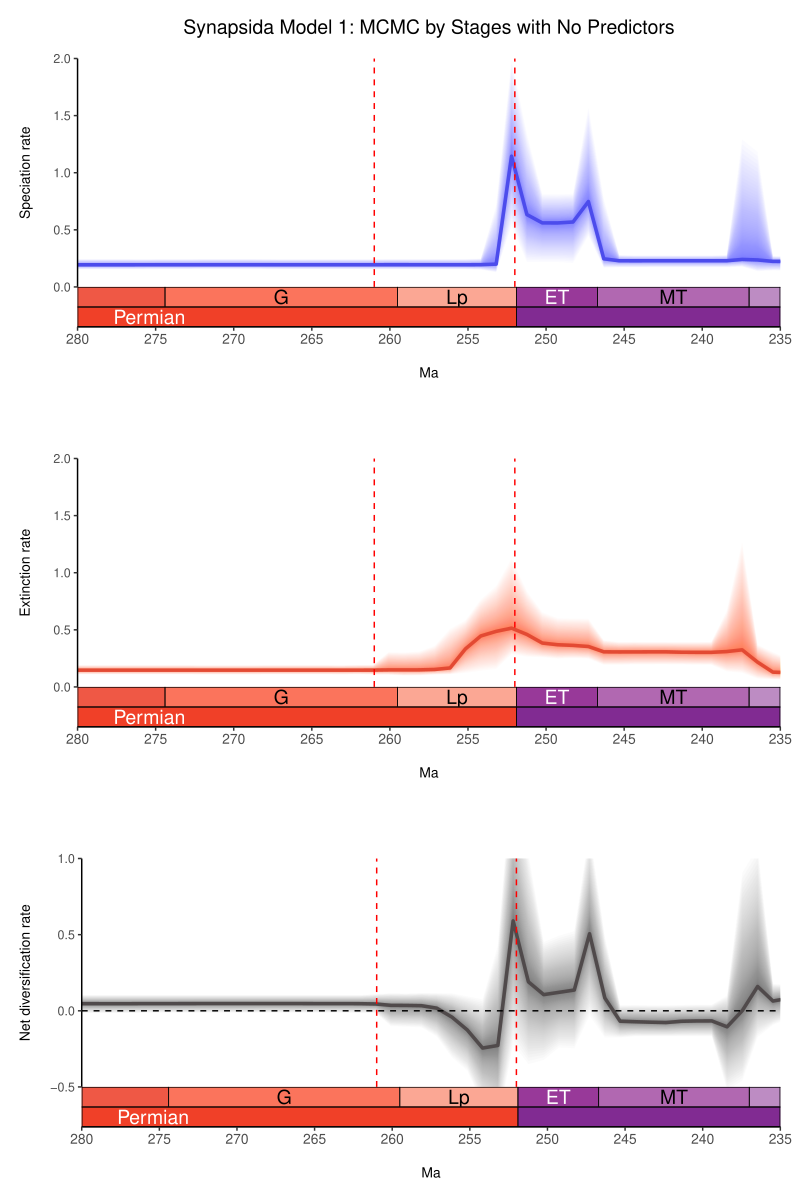

This figure's R source:
library(ggplot2)
library(scales)
library(gridExtra)
library(deeptime)
library(gtable)
library(grid)

##############  PREPPING DATA VECTORS, COPY IN THE PATH TO THE RTT SCRIPT
rtt_text <- readLines('/Volumes/My Passport/pt_diversity_rates/updated_occurrence_analyses/model_2_and_5/200_its/reptilia_terr_200/RTT_plots.r', warn = FALSE)

# Searching for NON-BDNN, NON-RJMCMC VECTORS
L_hpd_m95 <- grep("^\\s*L_hpd_m95\\s*=", rtt_text, value = TRUE)
L_hpd_M95 <- grep("^\\s*L_hpd_M95\\s*=", rtt_text, value = TRUE)
L_mean <- grep("^\\s*L_mean\\s*=", rtt_text, value = TRUE)
M_hpd_m95 <- grep("^\\s*M_hpd_m95\\s*=", rtt_text, value = TRUE)
M_hpd_M95 <- grep("^\\s*M_hpd_M95\\s*=", rtt_text, value = TRUE)
M_mean <- grep("^\\s*M_mean\\s*=", rtt_text, value = TRUE)
R_hpd_m95 <- grep("^\\s*R_hpd_m95\\s*=", rtt_text, value = TRUE)
R_hpd_M95 <- grep("^\\s*R_hpd_M95\\s*=", rtt_text, value = TRUE)
R_mean <- grep("^\\s*R_mean\\s*=", rtt_text, value = TRUE)
age <- grep("^\\s*age\\s*=", rtt_text, value = TRUE)

# Searching for BDNN VECTORS
time_vec <- grep("^\\s*time_vec\\s*=", rtt_text, value = TRUE)
sp_mean <- grep("^\\s*sp_mean\\s*=", rtt_text, value = TRUE)
ex_mean <- grep("^\\s*ex_mean\\s*=", rtt_text, value = TRUE)
div_mean <- grep("^\\s*div_mean\\s*=", rtt_text, value = TRUE)
sp_lwr <- grep("^\\s*sp_lwr\\s*=", rtt_text, value = TRUE)
ex_lwr <- grep("^\\s*ex_lwr\\s*=", rtt_text, value = TRUE)
div_lwr <- grep("^\\s*div_lwr\\s*=", rtt_text, value = TRUE)
sp_upr <- grep("^\\s*sp_upr\\s*=", rtt_text, value = TRUE)
ex_upr <- grep("^\\s*ex_upr\\s*=", rtt_text, value = TRUE)
div_upr <- grep("^\\s*div_upr\\s*=", rtt_text, value = TRUE)

# Search for RJMCMC VECTORS
time <- grep("^\\s*time\\s*=", rtt_text, value = TRUE)
rate <- grep("^\\s*rate\\s*=", rtt_text, value = TRUE)
minHPD <- grep("^\\s*minHPD\\s*=", rtt_text, value = TRUE)
maxHPD <- grep("^\\s*maxHPD\\s*=", rtt_text, value = TRUE)
# All the RJMCMC div vectors have net_ prefix
net_rate <- grep("^\\s*net_rate\\s*=", rtt_text, value = TRUE)  
net_minHPD <- grep("^\\s*net_minHPD\\s*=", rtt_text, value = TRUE)
net_maxHPD <- grep("^\\s*net_maxHPD\\s*=", rtt_text, value = TRUE)

# Execute NON-BDNN, NON-RJMCMC vectors only if all those vectors were found/exist
if (length(L_hpd_m95) > 0 && length(L_hpd_M95) > 0 && length(L_mean) > 0 &&
    length(M_hpd_m95) > 0 && length(M_hpd_M95) > 0 && length(M_mean) > 0 &&
    length(R_hpd_m95) > 0 && length(R_hpd_M95) > 0 && length(R_mean) > 0 &&
    length(age) > 0) {
  
  eval(parse(text = L_hpd_m95))
  eval(parse(text = L_hpd_M95))
  eval(parse(text = L_mean))
  eval(parse(text = M_hpd_m95))
  eval(parse(text = M_hpd_M95))
  eval(parse(text = M_mean))
  eval(parse(text = R_hpd_m95))
  eval(parse(text = R_hpd_M95))
  eval(parse(text = R_mean))
  eval(parse(text = age))
  
  print("Non-BDNN, Non-RJMCMC vectors loaded successfully.")
  
  # Execute BDNN vectors only if all those vectors were found/exist AND the first condition was not met
} else if (length(time_vec) > 0 && length(sp_mean) > 0 && length(ex_mean) > 0 &&
           length(div_mean) > 0 && length(sp_lwr) > 0 && length(ex_lwr) > 0 &&
           length(div_lwr) > 0 && length(sp_upr) > 0 && length(ex_upr) > 0 &&
           length(div_upr) > 0) {
  
  eval(parse(text = time_vec))
  time_vec <- -time_vec  # Convert to negative time for plotting  
  eval(parse(text = sp_mean))
  eval(parse(text = ex_mean))
  eval(parse(text = div_mean))
  eval(parse(text = sp_lwr))
  eval(parse(text = ex_lwr))
  eval(parse(text = div_lwr))
  eval(parse(text = sp_upr))
  eval(parse(text = ex_upr))
  eval(parse(text = div_upr))
  # Now reverse all of these vectors
  time_vec <- rev(time_vec)
  sp_mean <- rev(sp_mean)
  ex_mean <- rev(ex_mean)
  div_mean <- rev(div_mean)
  sp_lwr <- rev(sp_lwr)
  ex_lwr <- rev(ex_lwr)
  div_lwr <- rev(div_lwr)
  sp_upr <- rev(sp_upr)
  ex_upr <- rev(ex_upr)
  div_upr <- rev(div_upr)
  # RENAME the BDNN vectors to match the NON-BDNN, Non-RJMCMC vectors so that the following graphing code works
  L_hpd_m95 <- sp_lwr
  L_hpd_M95 <- sp_upr
  L_mean <- sp_mean
  M_hpd_m95 <- ex_lwr
  M_hpd_M95 <- ex_upr
  M_mean <- ex_mean
  R_hpd_m95 <- div_lwr
  R_hpd_M95 <- div_upr
  R_mean <- div_mean
  age <- time_vec
  
  print("BDNN vectors loaded successfully.")
  
  # Execute RJMCMC vectors only if all those vectors were found/exist AND the previous conditions were not met
} else if (length(time) > 2 && length(rate) > 2 && length(minHPD) > 2 &&
           length(maxHPD) > 2) {
  # The grep found multiple lines, so we need to parse them
  # Parse and create numbered variables for each of the vars found
  for (i in seq_along(rate)) {
    rhs <- sub("^\\s*rate\\s*=\\s*", "", rate[i])
    assign(paste0("rate_", i), eval(parse(text = rhs)))
  }
  
  for (i in seq_along(minHPD)) {
    rhs <- sub("^\\s*minHPD\\s*=\\s*", "", minHPD[i])
    assign(paste0("minHPD_", i), eval(parse(text = rhs)))
  }
  
  for (i in seq_along(maxHPD)) {
    rhs <- sub("^\\s*maxHPD\\s*=\\s*", "", maxHPD[i])
    assign(paste0("maxHPD_", i), eval(parse(text = rhs)))
  }
  
  L_mean <- rate_1
  M_mean <- rate_2
  L_hpd_m95 <- minHPD_1
  L_hpd_M95 <- maxHPD_1
  M_hpd_m95 <- minHPD_2
  M_hpd_M95 <- maxHPD_2
  
  age <- eval(parse(text = sub("^\\s*time\\s*=\\s*", "", grep("^\\s*time\\s*=", rtt_text, value = TRUE)[1])))
  R_mean <- eval(parse(text = sub("^\\s*net_rate\\s*=\\s*", "", grep("^\\s*net_rate\\s*=", rtt_text, value = TRUE))))
  R_hpd_m95 <- eval(parse(text = sub("^\\s*net_minHPD\\s*=\\s*", "", grep("^\\s*net_minHPD\\s*=", rtt_text, value = TRUE))))
  R_hpd_M95 <- eval(parse(text = sub("^\\s*net_maxHPD\\s*=\\s*", "", grep("^\\s*net_maxHPD\\s*=\\s*", rtt_text, value = TRUE))))
  
  print("RJMCMC vectors loaded successfully.")
  
} else {
  print("No complete set of vectors found in the provided RTT script.")
}

# Mass extinction events
perm_trias_extinction <- -252 
guadalupian_extinction <- -261

# Custom tick positions
x_ticks <- seq(-300, -200, by=5) ###################### CHANGE THIS TO MODIFY X TICKS
x_tick_labels <- abs(x_ticks)

# Modified plot_RTT function that returns data for ggplot
get_RTT_data <- function(age, hpd_M, hpd_m, mean_m, color) {
  N <- 100
  beta <- (1:(N-1))/N
  alpha_shape <- 0.25
  cat <- 1-(beta^(1./alpha_shape))
  
  # Create data frame for the polygons
  poly_data <- data.frame()
  
  for (i in 1:(N-1)) {
    trans <- 1/N + 2/N
    upper <- hpd_M-((hpd_M-mean_m)*cat[i])
    lower <- hpd_m+((mean_m-hpd_m)*cat[i])
    
    temp_df <- data.frame(
      age = c(age, rev(age)),
      y = c(upper, rev(lower)),
      group = i,
      alpha = trans
    )
    poly_data <- rbind(poly_data, temp_df)
  }
  
  return(list(poly_data = poly_data, mean_data = data.frame(age = age, y = mean_m)))
}

# Create plotting data for each rate
L_data <- get_RTT_data(age, L_hpd_M95, L_hpd_m95, L_mean, "#4c4cec")
M_data <- get_RTT_data(age, M_hpd_M95, M_hpd_m95, M_mean, "#e34a33")
R_data <- get_RTT_data(age, R_hpd_M95, R_hpd_m95, R_mean, "#504A4B")

# Function to create each plot with smooth polygons and geological timescale
create_plot_with_geo <- function(poly_data, mean_data, color, title, ylab, ylim, show_x_axis = FALSE) {
  # Create main plot
  main_plot <- ggplot() +
    # Plot the HPD intervals with transparency gradient
    geom_polygon(data = poly_data, 
                 aes(x = age, y = y, group = group, alpha = alpha), 
                 fill = color, na.rm = TRUE) +
    # Plot the mean line
    geom_line(data = mean_data, 
              aes(x = age, y = y), 
              color = color, size = 1.2, lineend = "round") +
    # Add mass extinction lines
    geom_vline(xintercept = guadalupian_extinction, 
               color = "red", linetype = "dashed") +
    geom_vline(xintercept = perm_trias_extinction, 
               color = "red", linetype = "dashed", size = 0.5) +
    # Custom x-axis
    scale_x_continuous(breaks = x_ticks, labels = if(show_x_axis) x_tick_labels else NULL, 
                       limits = c(-300, -200), name = if(show_x_axis) "Ma" else NULL) +
    # Labels and titles
    labs(title = title, y = ylab) +
    # Set y limits with coord_cartesian for smooth polygons
    coord_cartesian(ylim = ylim, xlim = c(-300, -200), expand = FALSE) +
    # Remove legend and adjust alpha scale
    scale_alpha_continuous(range = c(0.005, 0.05), guide = "none") +
    # Theme adjustments
    theme_classic() +
    theme(
      text = element_text(size = 10),
      axis.text.x = if(show_x_axis) element_text(size = 10) else element_blank(),
      axis.ticks.x = if(show_x_axis) element_line() else element_blank(),
      axis.text.y = element_text(size = 9),
      axis.title = element_text(size = 10),
      axis.title.x = element_text(size = 10, margin = margin(t = 15)),
      axis.title.y = element_text(margin = margin(r = 15)),
      plot.title = element_text(size = 14, hjust = 0.5, margin = margin(b = 15)),
      plot.margin = unit(c(0.5, 0.5, if(show_x_axis) 0.5 else 0.1, 0.5), "cm"), # unit(c(top, right, bottom, left), "unit")
      panel.grid.major = element_blank(),
      panel.grid.minor = element_blank()
    )
  
  # Add horizontal line for net diversification plot
  if (ylab == "Net diversification rate") {
    main_plot <- main_plot + geom_hline(yintercept = 0, linetype = "dashed", color = "black")
  }
  
  # Add geological timescale directly to the plot
  main_plot <- main_plot + 
    # Custom x-axis 
    coord_geo(
      dat = list("international epochs", "international periods"),
      expand= FALSE,
      abbrv = list(TRUE, FALSE),
      pos = list("bottom", "bottom"),
      alpha = 1,
      ylim = ylim, ######### COMMENT THIS OUT TO AUTO-SCALE Y AXIS (even if you pass a ylim argument, if this is commented out, it will auto-scale based on data vectors)
      height = unit(1, "line"),
      neg = TRUE,
      xlim = c(-280, -235)) ############################# CHANGE THIS TO MODIFY X LIMITS, I.E., TIME FRAME
  
  return(main_plot)
}

############# CALL THE FUNCTION WITH CUSTOM ARGUMENTS
############# TITLE, YLIM
p1 <- create_plot_with_geo(L_data$poly_data, L_data$mean_data, "#4c4cec", 
                           "Synapsida Model 1: MCMC by Stages with No Predictors", 
                           "Speciation rate", c(0, 2), show_x_axis = TRUE) 

p2 <- create_plot_with_geo(M_data$poly_data, M_data$mean_data, "#e34a33", 
                           "", "Extinction rate", c(0, 2), show_x_axis = TRUE)

p3 <- create_plot_with_geo(R_data$poly_data, R_data$mean_data, "#504A4B", 
                           "", "Net diversification rate", c(-0.5, 1), show_x_axis = TRUE)

# Combine all plots
final_plot <- grid.arrange(
  p1, p2, p3,
  ncol = 1,
  heights = c(1, 1, 1) 
)

############# SAVE TO CUSTOM PDF PATH
pdf(file = '/Volumes/My Passport/pt_diversity_rates/updated_occurrence_analyses/model_2_and_5/200_its/reptilia_terr_200/combined_10_RTT_deeptime_test.pdf', 
    width = 8, height = 12)
grid.draw(final_plot)
dev.off()
